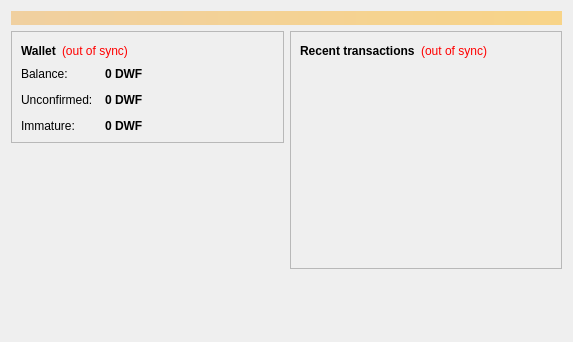
<?xml version="1.0" encoding="UTF-8"?>
<ui version="4.0">
 <class>OverviewPage</class>
 <widget class="QWidget" name="OverviewPage">
  <property name="geometry">
   <rect>
    <x>0</x>
    <y>0</y>
    <width>573</width>
    <height>342</height>
   </rect>
  </property>
  <property name="windowTitle">
   <string>Form</string>
  </property>
  <layout class="QVBoxLayout" name="topLayout">
   <item>
    <widget class="QLabel" name="labelAlerts">
     <property name="visible">
      <bool>false</bool>
     </property>
     <property name="styleSheet">
      <string notr="true">background-color: qlineargradient(x1: 0, y1: 0, x2: 1, y2: 0, stop:0 #F0D0A0, stop:1 #F8D488); color:#000000;</string>
     </property>
     <property name="wordWrap">
      <bool>true</bool>
     </property>
     <property name="margin">
      <number>3</number>
     </property>
    </widget>
   </item>
   <item>
    <layout class="QHBoxLayout" name="horizontalLayout" stretch="1,1">
     <item>
      <layout class="QVBoxLayout" name="verticalLayout_2">
       <item>
        <widget class="QFrame" name="frame">
         <property name="frameShape">
          <enum>QFrame::StyledPanel</enum>
         </property>
         <property name="frameShadow">
          <enum>QFrame::Raised</enum>
         </property>
         <layout class="QVBoxLayout" name="verticalLayout_4">
          <item>
           <layout class="QHBoxLayout" name="horizontalLayout_4">
            <item>
             <widget class="QLabel" name="label_5">
              <property name="font">
               <font>
                <weight>75</weight>
                <bold>true</bold>
               </font>
              </property>
              <property name="text">
               <string>Wallet</string>
              </property>
             </widget>
            </item>
            <item>
             <widget class="QLabel" name="labelWalletStatus">
              <property name="toolTip">
               <string>The displayed information may be out of date. Your wallet automatically synchronizes with the Dwarfcoin network after a connection is established, but this process has not completed yet.</string>
              </property>
              <property name="styleSheet">
               <string notr="true">QLabel { color: red; }</string>
              </property>
              <property name="text">
               <string notr="true">(out of sync)</string>
              </property>
              <property name="alignment">
               <set>Qt::AlignLeading|Qt::AlignLeft|Qt::AlignVCenter</set>
              </property>
             </widget>
            </item>
            <item>
             <spacer name="horizontalSpacer_2">
              <property name="orientation">
               <enum>Qt::Horizontal</enum>
              </property>
              <property name="sizeHint" stdset="0">
               <size>
                <width>40</width>
                <height>20</height>
               </size>
              </property>
             </spacer>
            </item>
           </layout>
          </item>
          <item>
           <layout class="QFormLayout" name="formLayout_2">
            <property name="fieldGrowthPolicy">
             <enum>QFormLayout::AllNonFixedFieldsGrow</enum>
            </property>
            <property name="horizontalSpacing">
             <number>12</number>
            </property>
            <property name="verticalSpacing">
             <number>12</number>
            </property>
            <item row="0" column="0">
             <widget class="QLabel" name="label">
              <property name="text">
               <string>Balance:</string>
              </property>
             </widget>
            </item>
            <item row="0" column="1">
             <widget class="QLabel" name="labelBalance">
              <property name="font">
               <font>
                <weight>75</weight>
                <bold>true</bold>
               </font>
              </property>
              <property name="cursor">
               <cursorShape>IBeamCursor</cursorShape>
              </property>
              <property name="toolTip">
               <string>Your current balance</string>
              </property>
              <property name="text">
               <string notr="true">0 DWF</string>
              </property>
              <property name="textInteractionFlags">
               <set>Qt::LinksAccessibleByMouse|Qt::TextSelectableByKeyboard|Qt::TextSelectableByMouse</set>
              </property>
             </widget>
            </item>
            <item row="1" column="0">
             <widget class="QLabel" name="label_3">
              <property name="text">
               <string>Unconfirmed:</string>
              </property>
             </widget>
            </item>
            <item row="1" column="1">
             <widget class="QLabel" name="labelUnconfirmed">
              <property name="font">
               <font>
                <weight>75</weight>
                <bold>true</bold>
               </font>
              </property>
              <property name="cursor">
               <cursorShape>IBeamCursor</cursorShape>
              </property>
              <property name="toolTip">
               <string>Total of transactions that have yet to be confirmed, and do not yet count toward the current balance</string>
              </property>
              <property name="text">
               <string notr="true">0 DWF</string>
              </property>
              <property name="textInteractionFlags">
               <set>Qt::LinksAccessibleByMouse|Qt::TextSelectableByKeyboard|Qt::TextSelectableByMouse</set>
              </property>
             </widget>
            </item>
            <item row="2" column="0">
             <widget class="QLabel" name="labelImmatureText">
              <property name="text">
               <string>Immature:</string>
              </property>
             </widget>
            </item>
            <item row="2" column="1">
             <widget class="QLabel" name="labelImmature">
              <property name="font">
               <font>
                <weight>75</weight>
                <bold>true</bold>
               </font>
              </property>
              <property name="toolTip">
               <string>Mined balance that has not yet matured</string>
              </property>
              <property name="text">
               <string notr="true">0 DWF</string>
              </property>
              <property name="textInteractionFlags">
               <set>Qt::LinksAccessibleByMouse|Qt::TextSelectableByKeyboard|Qt::TextSelectableByMouse</set>
              </property>
             </widget>
            </item>
           </layout>
          </item>
         </layout>
        </widget>
       </item>
       <item>
        <spacer name="verticalSpacer">
         <property name="orientation">
          <enum>Qt::Vertical</enum>
         </property>
         <property name="sizeHint" stdset="0">
          <size>
           <width>20</width>
           <height>40</height>
          </size>
         </property>
        </spacer>
       </item>
      </layout>
     </item>
     <item>
      <layout class="QVBoxLayout" name="verticalLayout_3">
       <item>
        <widget class="QFrame" name="frame_2">
         <property name="frameShape">
          <enum>QFrame::StyledPanel</enum>
         </property>
         <property name="frameShadow">
          <enum>QFrame::Raised</enum>
         </property>
         <layout class="QVBoxLayout" name="verticalLayout">
          <item>
           <layout class="QHBoxLayout" name="horizontalLayout_2">
            <item>
             <widget class="QLabel" name="label_4">
              <property name="text">
               <string>&lt;b&gt;Recent transactions&lt;/b&gt;</string>
              </property>
             </widget>
            </item>
            <item>
             <widget class="QLabel" name="labelTransactionsStatus">
              <property name="toolTip">
               <string>The displayed information may be out of date. Your wallet automatically synchronizes with the Dwarfcoin network after a connection is established, but this process has not completed yet.</string>
              </property>
              <property name="styleSheet">
               <string notr="true">QLabel { color: red; }</string>
              </property>
              <property name="text">
               <string notr="true">(out of sync)</string>
              </property>
              <property name="alignment">
               <set>Qt::AlignRight|Qt::AlignTrailing|Qt::AlignVCenter</set>
              </property>
             </widget>
            </item>
            <item>
             <spacer name="horizontalSpacer">
              <property name="orientation">
               <enum>Qt::Horizontal</enum>
              </property>
              <property name="sizeHint" stdset="0">
               <size>
                <width>40</width>
                <height>20</height>
               </size>
              </property>
             </spacer>
            </item>
           </layout>
          </item>
          <item>
           <widget class="QListView" name="listTransactions">
            <property name="styleSheet">
             <string notr="true">QListView { background: transparent; }</string>
            </property>
            <property name="frameShape">
             <enum>QFrame::NoFrame</enum>
            </property>
            <property name="verticalScrollBarPolicy">
             <enum>Qt::ScrollBarAlwaysOff</enum>
            </property>
            <property name="horizontalScrollBarPolicy">
             <enum>Qt::ScrollBarAlwaysOff</enum>
            </property>
            <property name="selectionMode">
             <enum>QAbstractItemView::NoSelection</enum>
            </property>
           </widget>
          </item>
         </layout>
        </widget>
       </item>
       <item>
        <spacer name="verticalSpacer_2">
         <property name="orientation">
          <enum>Qt::Vertical</enum>
         </property>
         <property name="sizeHint" stdset="0">
          <size>
           <width>20</width>
           <height>40</height>
          </size>
         </property>
        </spacer>
       </item>
      </layout>
     </item>
    </layout>
   </item>
  </layout>
 </widget>
 <resources/>
 <connections/>
</ui>
